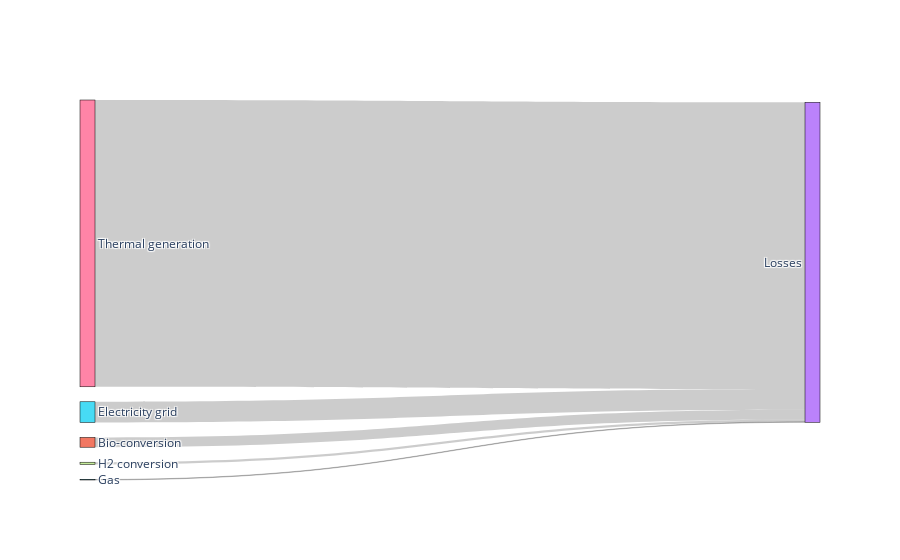

Notebook cell for this chart:
### Code cell
fig = go.Figure(data=[go.Sankey(
    valueformat = ".0f",
    valuesuffix = "TWh",
    node = dict(
      pad = 15,
      thickness = 15,
      line = dict(color = "black", width = 0.5),
      label =  cdf['Labels'].dropna(),
    ),
    link = dict(
      source =  losses['source'],
      target =  losses['target'],
      value =  losses['value'],
      label =  losses['label']
  ))])

fig.show()

### Figure 1 — Plotly figure (JSON) as saved in the notebook; plotly's stock layout.template omitted (floating-point values rounded to 4 significant figures)
{"data": [{"link": {"label": [null, null, null, null, null], "source": [1, 15, 5, 17, 26], "target": [3, 3, 3, 3, 3], "value": [26.86, 56.69, 1.401, 6.242, 787.1]}, "node": {"label": ["Agricultural 'waste'", "Bio-conversion", "Liquid", "Losses", "Solid", "Gas", "Biofuel imports", "Biomass imports", "Coal imports", "Coal", "Coal reserves", "District heating", "Industry", "Heating and cooling - commercial", "Heating and cooling - homes", "Electricity grid", "Over generation / exports", "H2 conversion", "Road transport", "Agriculture", "Rail transport", "Lighting & appliances - commercial", "Lighting & appliances - homes", "Gas imports", "Ngas", "Gas reserves", "Thermal generation", "Geothermal", "H2", "Hydro", "International shipping", "Domestic aviation", "International aviation", "National navigation", "Marine algae", "Nuclear", "Oil imports", "Oil", "Oil reserves", "Other waste", "Pumped heat", "Solar PV", "Solar Thermal", "Solar", "Tidal", "UK land based bioenergy", "Wave", "Wind"], "line": {"color": "black", "width": 0.5}, "pad": 15, "thickness": 15}, "type": "sankey", "valueformat": ".0f", "valuesuffix": "TWh"}], "layout": {}}
